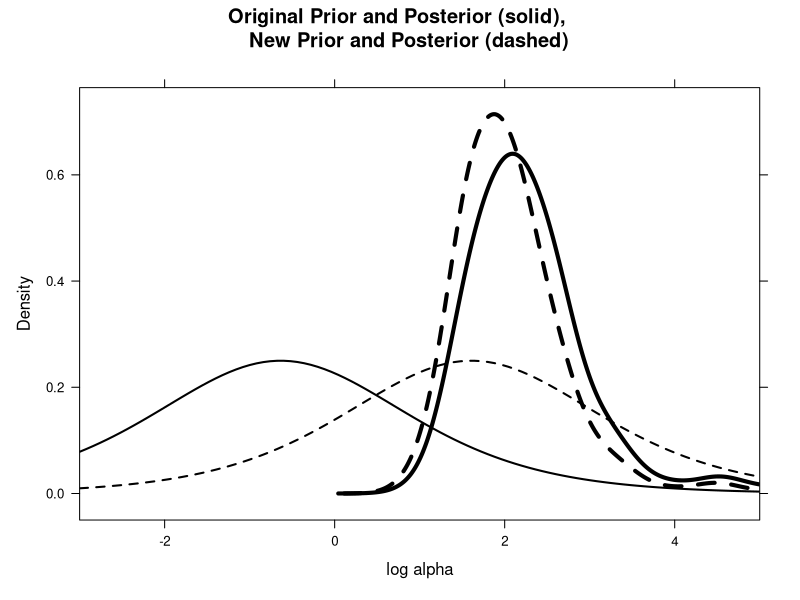

The R script that drew this image: (Note: this script raises an error after producing the figure.)
#################################################
# Section 7.9  Bayesian Sensitivity Analysis
#################################################

 library(LearnBayes)
 data(hearttransplants)
 attach(hearttransplants)

 datapar = list(data = hearttransplants, z0 = 0.53)

 start = c(4, -7)
 fitgibbs = gibbs(poissgamexch, start, 1000, c(1,.15), datapar)


sir.old.new=function(theta, prior, prior.new)
{
log.g=log(prior(theta))
log.g.new=log(prior.new(theta))
wt=exp(log.g.new-log.g-max(log.g.new-log.g))
probs=wt/sum(wt)
n=length(probs)
indices=sample(1:n,size=n,prob=probs,replace=TRUE)
theta[indices]
}

prior=function(theta)
0.53*exp(theta)/(exp(theta)+0.53)^2
prior.new=function(theta)
5*exp(theta)/(exp(theta)+5)^2

log.alpha=fitgibbs$par[, 1]
log.alpha.new=sir.old.new(log.alpha, prior, prior.new)

############ drawing figure

library(lattice)
draw.graph=function()
{
LOG.ALPHA=data.frame("prior",log.alpha)
names(LOG.ALPHA)=c("Prior","log.alpha")
LOG.ALPHA.NEW=data.frame("new.prior",log.alpha.new)
names(LOG.ALPHA.NEW)=c("Prior","log.alpha")
D=densityplot(~log.alpha,group=Prior,data=rbind(LOG.ALPHA,LOG.ALPHA.NEW),
   plot.points=FALSE,main="Original Prior and Posterior (solid), 
   New Prior and Posterior (dashed)",
    lwd=4,adjust=2,lty=c(1,2),xlab="log alpha",xlim=c(-3,5),col="black")
update(D, panel=function(...){
    panel.curve(prior(x),lty=1,lwd=2,col="black")
    panel.curve(prior.new(x),lty=2, lwd=2,col="black")
    panel.densityplot(...)
})}

draw.graph()

############# does posterior on true rates depend on prior?

prob.int.rate=function(i,log.alpha)
{
     lami = rgamma(1000, y[i] + exp(log.alpha), e[i] + exp(log.alpha)/mu)
     quantile(lami, c(0.05, 0.95))
}

ind=c(1,25,57,89)

ci=sapply(ind,prob.int.rate,log.alpha)
matplot(matrix(log(e[ind]),2,length(ind),byrow=T),ci,type="l",
   lwd=4,lty=1,xlim=c(6,9.7),ylim=c(0,.002),ylab="True Rate",xlab="log(e)")

ci=sapply(ind,prob.int.rate,log.alpha.new)
matplot(matrix(log(e[ind]),2,length(ind),byrow=T)+.05,ci,type="l",lwd=4,lty=3,
  add=TRUE)
